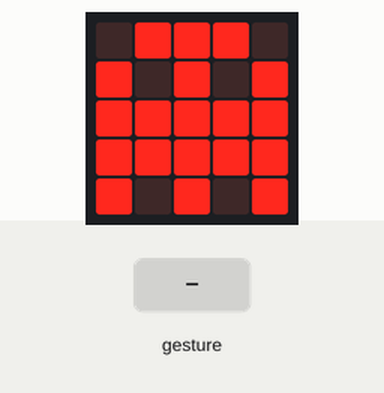
Simulated run of this program. Board: BBC micro:bit (MakeCode). Shown: the board's 5×5 LED display. The inputs (shaded band) are chosen by the test bench. A tilt is held for 1.5 s and a shake lasts 1 s, then the board lies face up again.

Above: at 1.2 s.
1.3 s: gesture 'logo up'
At 1.9 s:
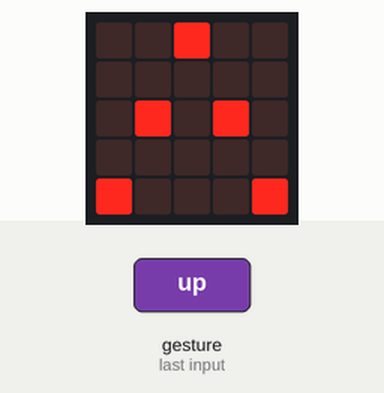
4.3 s: gesture 'tilt right'
At 5.4 s:
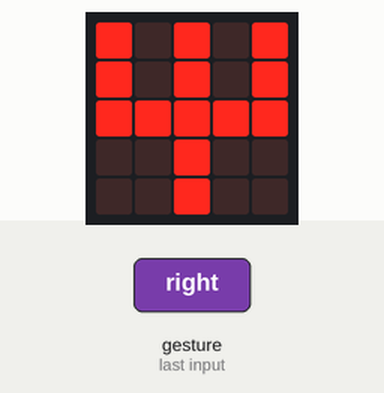
7.3 s: gesture 'tilt left'
At 8.6 s:
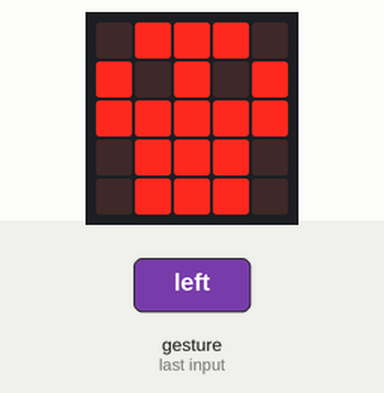
10.3 s: gesture 'shake'
At 11.2 s:
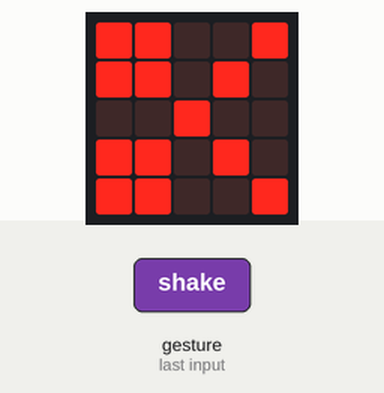
12.9 s: gesture 'logo down'
At 14.2 s:
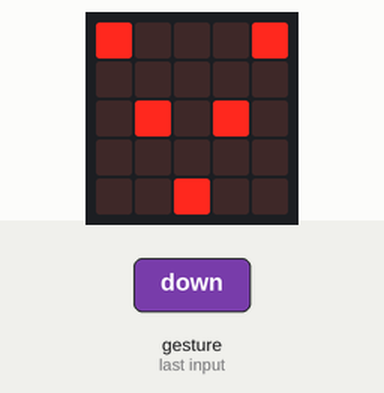
15.9 s: gesture 'screen down'
At 16.6 s:
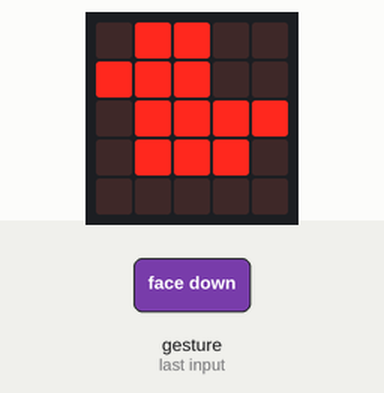
Timing chart, 0 to 18.9 s (numbered marks = the images above; inputs shaded):
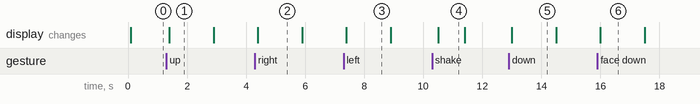

The program:

main.ts
```typescript
input.onGesture(Gesture.LogoUp, function () {
    basic.showLeds(`
        . . # . .
        . . . . .
        . # . # .
        . . . . .
        # . . . #
        `)
})
input.onGesture(Gesture.TiltRight, function () {
    basic.showIcon(IconNames.Pitchfork)
})
input.onGesture(Gesture.TiltLeft, function () {
    basic.showIcon(IconNames.Skull)
})
input.onGesture(Gesture.Shake, function () {
    basic.showIcon(IconNames.Scissors)
})
input.onGesture(Gesture.LogoDown, function () {
    basic.showLeds(`
        # . . . #
        . . . . .
        . # . # .
        . . . . .
        . . # . .
        `)
})
input.onGesture(Gesture.ScreenUp, function () {
    basic.showIcon(IconNames.Ghost)
})
input.onGesture(Gesture.ScreenDown, function () {
    basic.showIcon(IconNames.Duck)
})
```

test.ts
```typescript
// les tests vont ici ; cela ne sera pas compilé si ce paquet est utilisé en tant qu'extension.
```

Measured:
- after the input at 1.3 s, the display: changes after 0.10 s (image 1)
- after the input at 4.3 s, the display: changes after 0.10 s (image 2)
- after the input at 7.3 s, the display: changes after 0.10 s (image 3)
- after the input at 10.3 s, the display: changes after 0.20 s (image 4)
- after the input at 12.9 s, the display: changes after 0.10 s (image 5)
- after the input at 15.9 s, the display: changes after 0.10 s (image 6)
- what the display in image 1 shows lasts 1.5 s, from 1.4 s to 2.9 s
